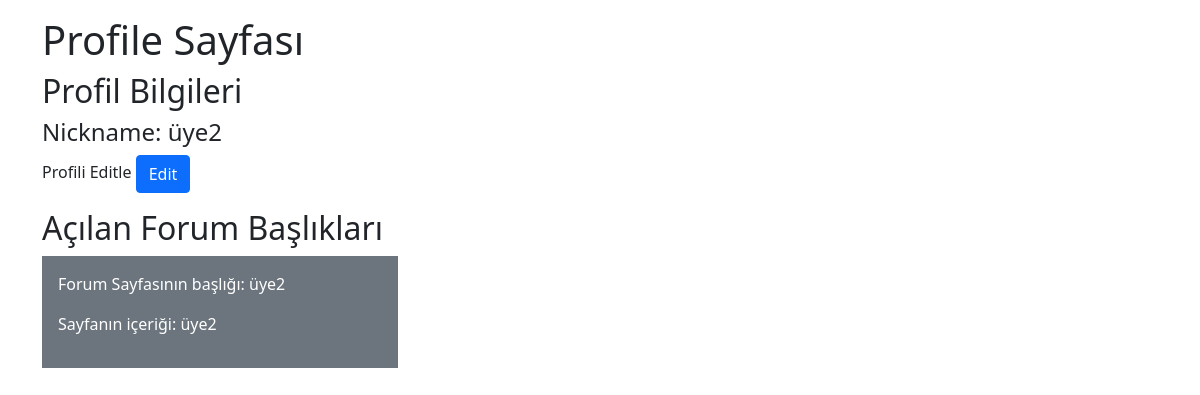
The app's page /user_profile (signed in) with its own data.
### tables this page shows
CREATE TABLE user (
  id INTEGER PRIMARY KEY AUTOINCREMENT,
  nickname TEXT UNIQUE NOT NULL,
  password TEXT NOT NULL,
  authority BOOLEAN NOT NULL
);

CREATE TABLE forum (
  id INTEGER PRIMARY KEY AUTOINCREMENT,
  user_id INTEGER NULL,
  created TIMESTAMP NOT NULL DEFAULT CURRENT_TIMESTAMP,
  title TEXT NOT NULL,
  body TEXT NOT NULL,
  is_active BOOLEAN NOT NULL,
  FOREIGN KEY (user_id) REFERENCES user (id)
);

### flaskr/forum.py (the view)
@bp.route('/user_profile',methods=['GET','POST'])
def profile():
    db = get_db()
    users = db.execute(
        'SELECT id,nickname,password'
        ' FROM user u'
        ' WHERE u.id = ?',
        (g.user['id'],)
    ).fetchall()
    forums = db.execute(
        'SELECT f.title,f.body'
        ' FROM forum f JOIN user u ON f.user_id = u.id'
        ' WHERE u.id = ?',
        (g.user['id'],)
    ).fetchall()
    return render_template('profile/index.html',users=users,forums=forums)

### flaskr/auth.py (called while the page is built)
@bp.before_app_request
def load_logged_in_user():
    user_id = session.get('user_id') # session bilgisi olan kullanıcı dbden çeker
    if user_id is None:
        g.user = None
    else:
        g.user = get_db().execute(
            'SELECT * FROM user WHERE id = ?', (user_id,)
        ).fetchone()

### flaskr/db.py (called while the page is built)
def get_db():
    if 'db' not in g:
        g.db = sqlite3.connect(
            current_app.config['DATABASE'],
            detect_types=sqlite3.PARSE_DECLTYPES
        )
        g.db.row_factory = sqlite3.Row
    return g.db

### flaskr/templates/profile/index.html (shortened to what this page needs)
{% extends 'base.html' %}
{% block content %}
<h1> Profile Sayfası </h1>
<h2>Profil Bilgileri</h2>
    {% for user in users %}
        <div class="row">
            <div class="col-xs-12 col-sm-6 col-md-6">
                <div class="well well-sm">
                    <div class="row">
                        <div class="col-sm-6 col-md-8">
                            <h4>
                                Nickname: {{ user['nickname'] }}
                            </h4>
                            Profili Editle <a class="action btn btn-primary" href="{{ url_for('profile.edit') }}">Edit</a>
                            {% endfor %}
                        <p>
                            <h2>Açılan Forum Başlıkları</h2>
                            {% for forum in forums %}
                                <div class="p-3 mb-2 bg-secondary text-white">
                                    <p class="body"> Forum Sayfasının başlığı: {{ forum['title'] }}</p>
                                    <p class="body"> Sayfanın içeriği: {{ forum['body'] }}</p>
                                </div>
                            {% endfor %}
                        </p>
                    </div>
                </div>
            </div>
        </div>
    </div>
{% endblock %}

### records on screen
user: nickname "üye2"
forum: title "üye2", body "üye2"
